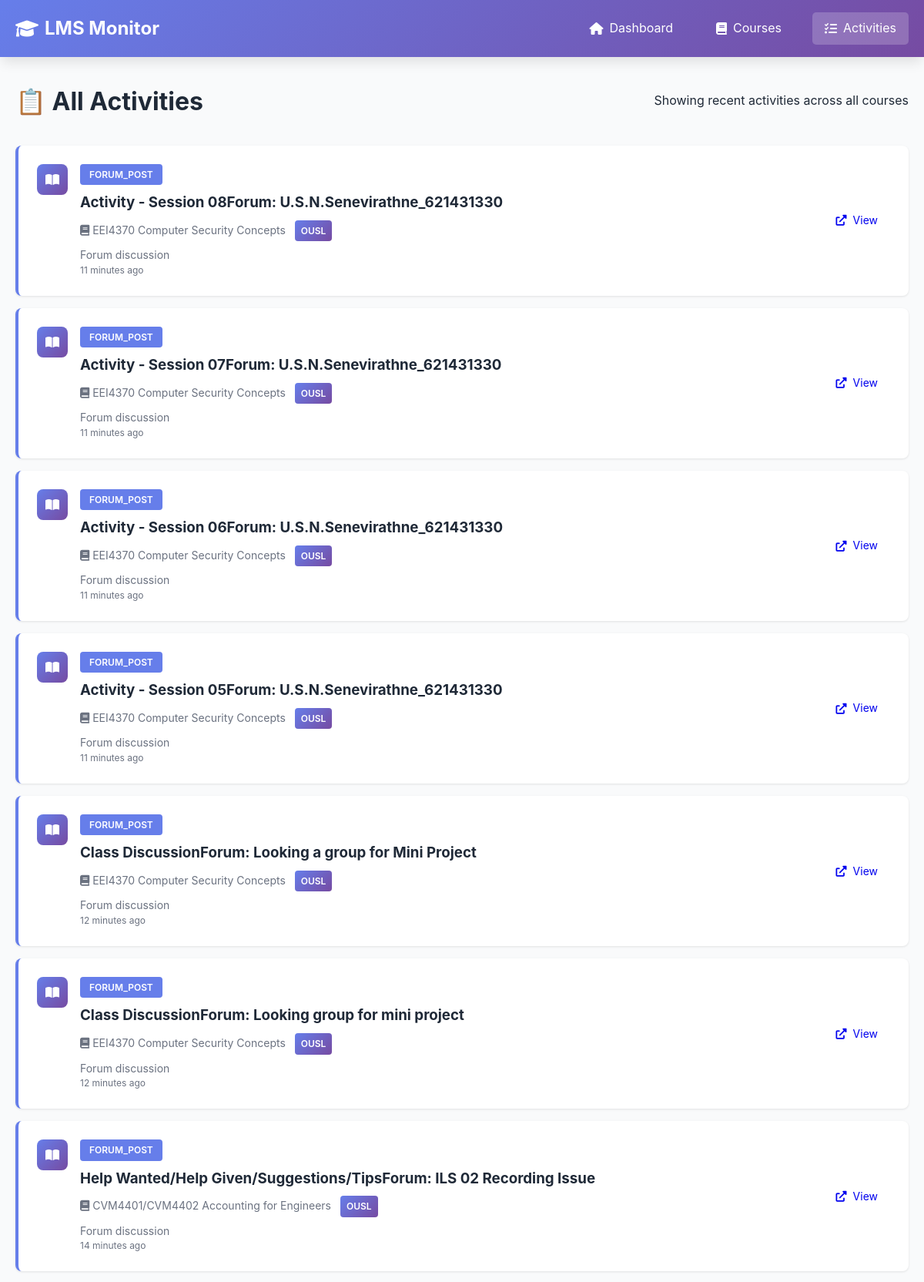
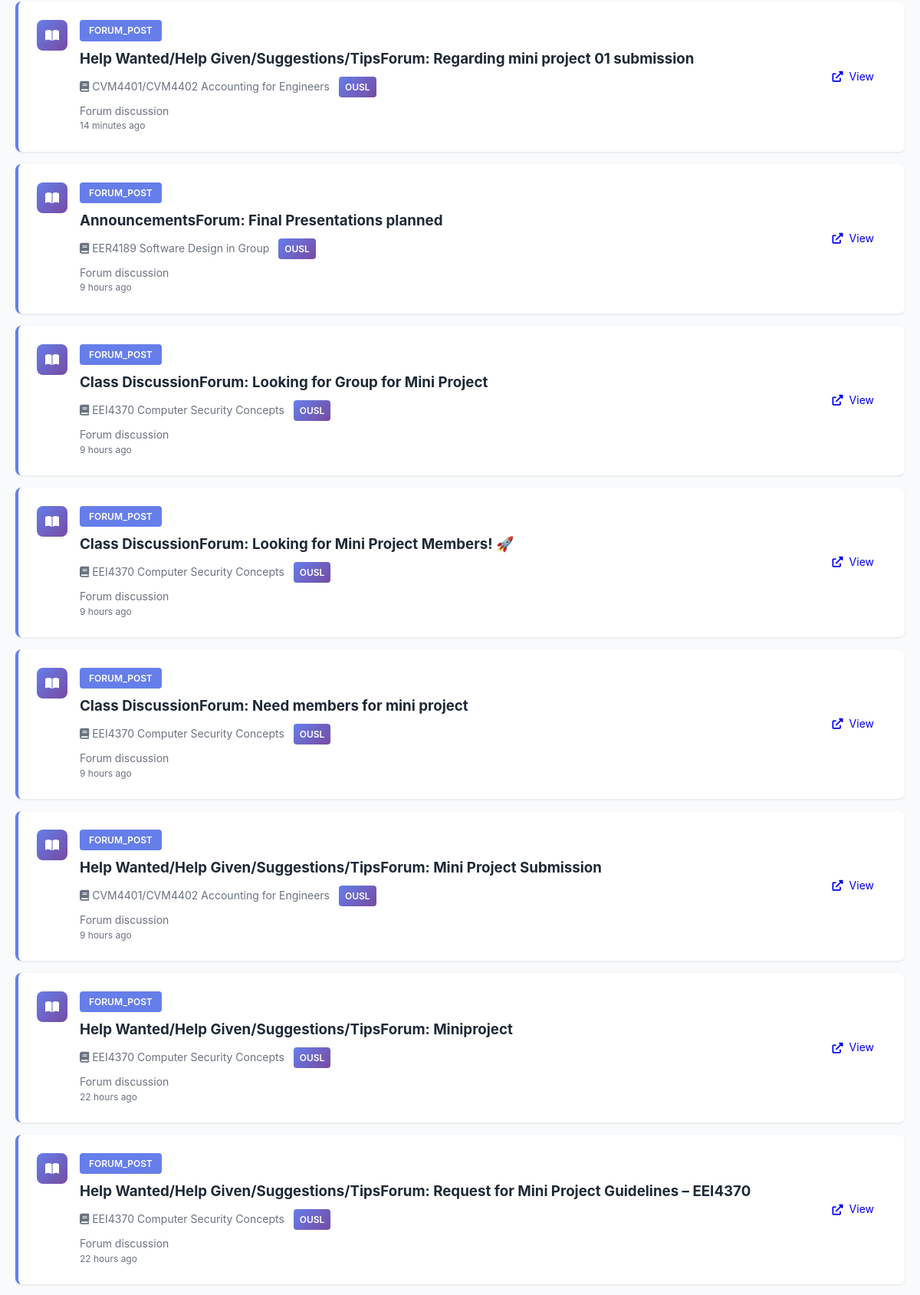
The app's page /activities (upper part) with its own data (2 pictures, top to bottom).
### tables this page shows
CREATE TABLE courses (
                id INTEGER PRIMARY KEY AUTOINCREMENT,
                course_id TEXT UNIQUE NOT NULL,
                lms_name TEXT NOT NULL,
                course_name TEXT NOT NULL,
                course_url TEXT,
                first_seen TIMESTAMP DEFAULT CURRENT_TIMESTAMP,
                last_checked TIMESTAMP DEFAULT CURRENT_TIMESTAMP
            );

### app.py (the view)
@app.route('/activities')
def activities():
    limit = int(request.args.get('limit', 50))
    activities_list = db.get_recent_activities(limit=limit)
    return render_template('activities.html', activities=activities_list)

### database.py (called while the page is built)
    def get_connection(self):
        return sqlite3.connect(self.db_path)

    def get_recent_activities(self, limit: int = 50) -> List[Dict[str, Any]]:
        conn = self.get_connection()
        cursor = conn.cursor()
        cursor.execute("""
            SELECT
                a.activity_id,
                a.activity_type,
                a.title,
                a.description,
                a.url,
                a.deadline,
                a.first_seen,
                a.is_new,
                c.course_name,
                c.lms_name
            FROM activities a
            JOIN courses c ON a.course_id = c.course_id
            ORDER BY a.first_seen DESC
            LIMIT ?
        """, (limit,))
        columns = [desc[0] for desc in cursor.description]
        activities = [dict(zip(columns, row)) for row in cursor.fetchall()]
        conn.close()
        return activities

### templates/activities.html (shortened to what this page needs)
{% extends "base.html" %}  {% block content %}
<div class="page-header">
  <h1>📋 All Activities</h1>
  <p>Showing recent activities across all courses</p>
</div>
{% if activities %}
<div class="activities-list">
  {% for activity in activities %}
  <div class="activity-list-item {% if activity.is_new %}new{% endif %}">
    <div class="activity-icon">
      {% if activity.activity_type == 'assign' %}
      <i class="fas fa-file-alt"></i>
      {% elif activity.activity_type == 'quiz' %}
      <i class="fas fa-question-circle"></i>
      {% elif activity.activity_type == 'resource' %}
      <i class="fas fa-file"></i>
      {% elif activity.activity_type == 'forum' %}
      <i class="fas fa-comments"></i>
      {% else %}
      <i class="fas fa-book-open"></i>
      {% endif %}
    </div>
    <div class="activity-content">
      <div class="activity-header">
        <span class="activity-type">{{ activity.activity_type }}</span>
      </div>
      <h3>{{ activity.title }}</h3>
      <p class="activity-course">
        <i class="fas fa-book"></i> {{ activity.course_name }}
        <span class="lms-badge">{{ activity.lms_name }}</span>
      </p>
       {% if activity.description %}
      <p class="activity-description">
        {{ activity.description[:200] }}
      </p>
      {% endif %}
      <p class="activity-time">{{ activity.first_seen|timeago }}</p>
    </div>
    {% if activity.url %}
    <div class="activity-actions">
      <a href="{{ activity.url }}" target="_blank" class="btn btn-small">
        <i class="fas fa-external-link-alt"></i> View
      </a>
    </div>
    {% endif %}
  </div>
  {% endfor %}
</div>
{% endif %} {% endblock %}

### static/style.css (style rules this page uses)
:root { --primary-color: #667eea; --secondary-color: #764ba2; --accent-color: #f093fb; --success-color: #10b981; --danger-color: #ef4444; --warning-color: #f59e0b; --info-color: #3b82f6; --text-color: #1f2937; --text-light: #6b7280; --bg-color: #f9fafb; --card-bg: #ffffff; --border-color: #e5e7eb; --shadow: 0 1px 3px rgba(0, 0, 0, 0.1); --shadow-lg: 0 10px 15px -3px rgba(0, 0, 0, 0.1); }
* { margin: 0; padding: 0; box-sizing: border-box; }
body { font-family: -apple-system, BlinkMacSystemFont, "Segoe UI", Roboto, "Helvetica Neue", Arial, sans-serif; line-height: 1.6; color: var(--text-color); background-color: var(--bg-color); }
.page-header { display: flex; justify-content: space-between; align-items: center; margin-bottom: 2rem; flex-wrap: wrap; gap: 1rem; }
.page-header h1 { font-size: 2rem; color: var(--text-color); }
.btn { padding: 0.75rem 1.5rem; border: none; border-radius: 5px; cursor: pointer; font-size: 1rem; text-decoration: none; display: inline-flex; align-items: center; gap: 0.5rem; transition: all 0.3s; }
.btn-small { padding: 0.5rem 1rem; font-size: 0.875rem; }
.activity-icon { width: 40px; height: 40px; border-radius: 8px; background: linear-gradient( 135deg, var(--primary-color) 0%, var(--secondary-color) 100% ); color: white; display: flex; align-items: center; justify-content: center; flex-shrink: 0; }
.activity-content { flex: 1; }
.activity-header { display: flex; align-items: center; gap: 0.5rem; margin-bottom: 0.5rem; }
.activity-type { background: var(--primary-color); color: white; padding: 0.25rem 0.75rem; border-radius: 4px; font-size: 0.75rem; text-transform: uppercase; font-weight: 600; }
.activity-content h4, .activity-content h3 { margin-bottom: 0.5rem; color: var(--text-color); }
.activity-course { color: var(--text-light); font-size: 0.875rem; margin-bottom: 0.25rem; }
.activity-time { color: var(--text-light); font-size: 0.75rem; }
.activity-description { color: var(--text-light); font-size: 0.875rem; margin-top: 0.5rem; line-height: 1.4; }
.lms-badge { background: var(--secondary-color); color: white; padding: 0.25rem 0.5rem; border-radius: 3px; font-size: 0.75rem; font-weight: 600; }
.activities-list { display: flex; flex-direction: column; gap: 1rem; }
.activity-list-item { display: flex; gap: 1rem; padding: 1.5rem; background: var(--card-bg); border-radius: 8px; box-shadow: var(--shadow); border-left: 4px solid var(--primary-color); transition: all 0.3s; }
.activity-actions { display: flex; align-items: center; }
.lms-badge { display: inline-block; padding: 0.25rem 0.5rem; background: linear-gradient(135deg, #667eea, #764ba2); color: white; border-radius: 4px; font-size: 0.75rem; font-weight: 600; margin-left: 0.5rem; }

### records on screen
courses: activity_type "FORUM_POST", title "Activity - Session 08Forum: U.S.N.Senevirathne_621431330", course_name "EEI4370 Computer Security Concepts", lms_name "OUSL", description "Forum discussion", first_seen "11 minutes ago", title "Activity - Session 07Forum: U.S.N.Senevirathne_621431330", title "Activity - Session 06Forum: U.S.N.Senevirathne_621431330", title "Activity - Session 05Forum: U.S.N.Senevirathne_621431330", title "Class DiscussionForum: Looking a group for Mini Project", first_seen "12 minutes ago", title "Class DiscussionForum: Looking group for mini project", title "Class DiscussionForum: Looking for Group for Mini Project", first_seen "9 hours ago", title "Class DiscussionForum: Looking for Mini Project Members! 🚀", title "Class DiscussionForum: Need members for mini project", title "Help Wanted/Help Given/Suggestions/TipsForum: Miniproject", first_seen "22 hours ago", title "Help Wanted/Help Given/Suggestions/TipsForum: Request for Mini Project Guidelines – EEI4370"
courses: activity_type "FORUM_POST", title "Help Wanted/Help Given/Suggestions/TipsForum: ILS 02 Recording Issue", course_name "CVM4401/CVM4402 Accounting for Engineers", lms_name "OUSL", description "Forum discussion", first_seen "14 minutes ago", title "Help Wanted/Help Given/Suggestions/TipsForum: Regarding mini project 01 submission", title "Help Wanted/Help Given/Suggestions/TipsForum: Mini Project Submission", first_seen "9 hours ago"
courses: activity_type "FORUM_POST", title "AnnouncementsForum: Final Presentations planned", course_name "EER4189 Software Design in Group", lms_name "OUSL", description "Forum discussion", first_seen "9 hours ago"
